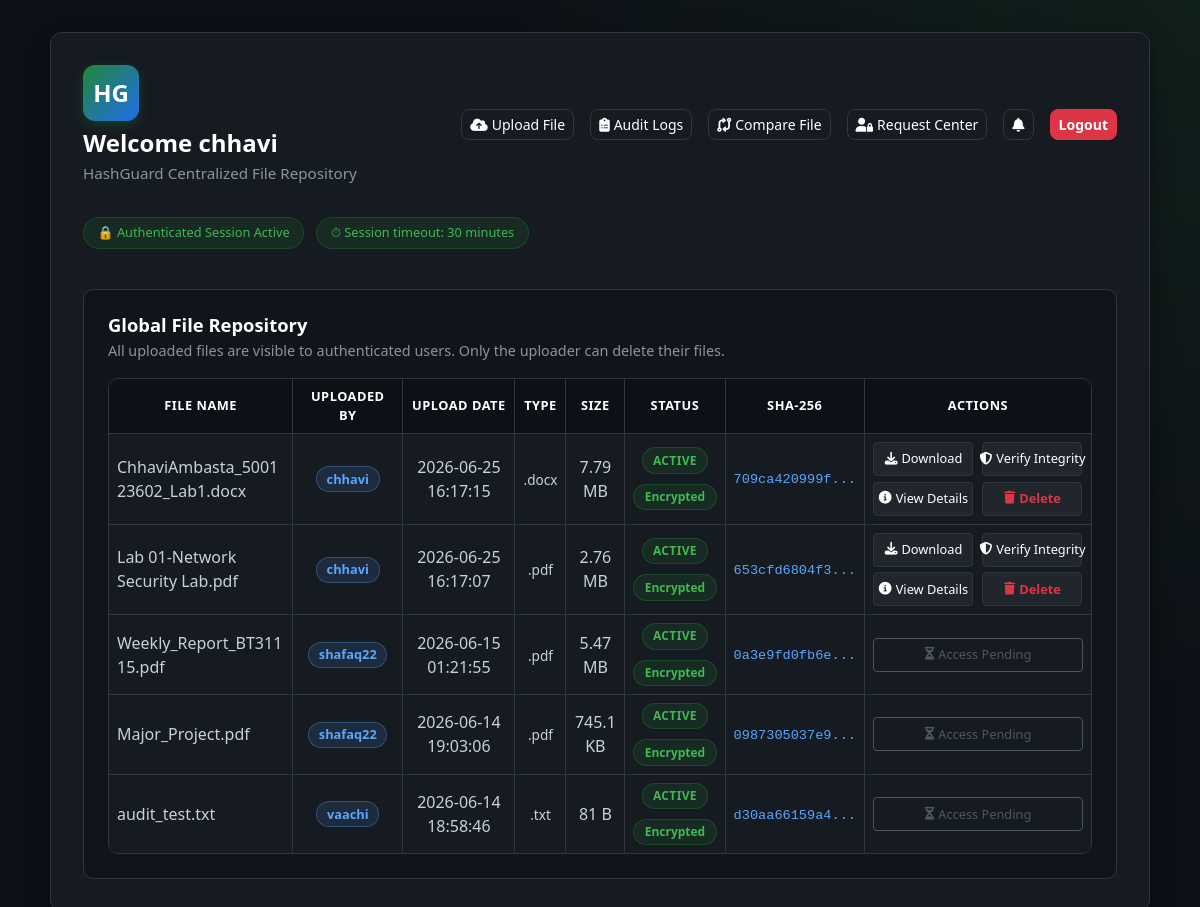
The app's page /dashboard (signed in) with its own data.
### tables this page shows
CREATE TABLE users (
    id INTEGER PRIMARY KEY AUTOINCREMENT,
    username TEXT NOT NULL UNIQUE,
    email TEXT NOT NULL UNIQUE,
    password_hash TEXT NOT NULL,
    created_at TIMESTAMP DEFAULT CURRENT_TIMESTAMP
, security_question TEXT NOT NULL DEFAULT 'q1', security_answer_hash TEXT NOT NULL DEFAULT '', email_verified INTEGER NOT NULL DEFAULT 0, last_login TIMESTAMP, account_status TEXT NOT NULL DEFAULT 'ACTIVE', failed_attempts INTEGER NOT NULL DEFAULT 0, locked_until TIMESTAMP);

CREATE TABLE files (
    id INTEGER PRIMARY KEY AUTOINCREMENT,
    owner_id INTEGER NOT NULL,
    original_filename TEXT NOT NULL,
    stored_filename TEXT NOT NULL,
    file_extension TEXT NOT NULL,
    file_size INTEGER NOT NULL,
    mime_type TEXT NOT NULL,
    sha256_hash TEXT NOT NULL,
    upload_time TIMESTAMP DEFAULT CURRENT_TIMESTAMP,
    last_verified TIMESTAMP,
    status TEXT NOT NULL DEFAULT 'ACTIVE',
    is_deleted INTEGER NOT NULL DEFAULT 0, content_hash TEXT,
    FOREIGN KEY (owner_id) REFERENCES users(id)
);

### app.py (the view)
@app.route("/dashboard")
@login_required
def dashboard():
    conn = get_db_connection()
    try:
        files = list_all_files(conn)
        enriched_files = []
        user_id = session["user_id"]
        for f in files:
            file_id = f["id"]
            file_dict = dict(f)
            permission = None
            if f["owner_id"] == user_id:
                permission = "OWNER"
            else:
                perm_row = conn.execute(
                    "SELECT permission_type FROM file_permissions WHERE file_id = ? AND user_id = ?",
                    (file_id, user_id)
                ).fetchone()
                if perm_row:
                    permission = perm_row["permission_type"]
            file_dict["user_permission"] = permission
            pending_req = conn.execute(
                "SELECT id FROM access_requests WHERE file_id = ? AND requester_id = ? AND status = 'PENDING'",
                (file_id, user_id)
            ).fetchone()
            file_dict["has_pending_request"] = pending_req is not None
            enriched_files.append(file_dict)
    finally:
        conn.close()
    return render_template(
        "dashboard.html",
        username=session.get("username"),
        files=enriched_files,
        current_user_id=session["user_id"],
    )

### app.py (called while the page is built)
def get_db_connection():
    conn = sqlite3.connect(DATABASE_PATH)
    conn.row_factory = sqlite3.Row
    return conn

def utc_now():
    return datetime.utcnow()

def login_required(view_func):
    @wraps(view_func)
    def wrapped_view(*args, **kwargs):
        if "user_id" not in session:
            flash("Please log in to access the dashboard.", "warning")
            return redirect(url_for("login"))
        last_activity = session.get("last_activity")
        if last_activity and (utc_now().timestamp() - last_activity) > SESSION_TIMEOUT_SECONDS:
            session.clear()
            flash("Your session has expired due to inactivity. Please log in again.", "warning")
            return redirect(url_for("login"))
        session["last_activity"] = utc_now().timestamp()
        return view_func(*args, **kwargs)
    return wrapped_view

@app.context_processor
def inject_notifications():
    if "user_id" in session:
        conn = get_db_connection()
        try:
            notifications_list = conn.execute(
                """
                SELECT * FROM notifications
                WHERE user_id = ?
                ORDER BY created_at DESC
                LIMIT 8
                """,
                (session["user_id"],),
            ).fetchall()
            unread_count = conn.execute(
                "SELECT COUNT(*) FROM notifications WHERE user_id = ? AND is_read = 0",
                (session["user_id"],),
            ).fetchone()[0]
        finally:
            conn.close()
        return {
            "notifications": notifications_list,
            "unread_notifications_count": unread_count,
        }
    return {
        "notifications": [],
        "unread_notifications_count": 0,
    }

### file_service.py (called while the page is built)
def format_file_size(num_bytes):
    if num_bytes < 1024:
        return f"{num_bytes} B"
    if num_bytes < 1024 * 1024:
        return f"{num_bytes / 1024:.1f} KB"
    if num_bytes < 1024 * 1024 * 1024:
        return f"{num_bytes / (1024 * 1024):.2f} MB"
    return f"{num_bytes / (1024 * 1024 * 1024):.2f} GB"

def truncate_hash(sha256_hash, visible_chars=12):
    if not sha256_hash:
        return ""
    if len(sha256_hash) <= visible_chars:
        return sha256_hash
    return f"{sha256_hash[:visible_chars]}..."

### templates/dashboard.html (shortened to what this page needs)
<!DOCTYPE html>
<html lang="en">
<head>
    <link href="https://cdn.jsdelivr.net/npm/bootstrap@5.3.3/dist/css/bootstrap.min.css" rel="stylesheet">
    <link rel="stylesheet" href="https://cdnjs.cloudflare.com/ajax/libs/font-awesome/6.4.0/css/all.min.css">
    <link rel="stylesheet" href="{{ url_for('static', filename='css/style.css') }}">
</head>
<body>
    <div class="dashboard-wrapper">
        <div class="container dashboard-container">
            <div class="dashboard-card dashboard-card-wide mx-auto">
                <div class="dashboard-header">
                    <div>
                        <div class="brand-logo mb-2">HG</div>
                        <h1 class="welcome-text">Welcome {{ username }}</h1>
                        <p class="welcome-subtext">HashGuard Centralized File Repository</p>
                    </div>
                    <div class="dashboard-actions d-flex align-items-center">
                        <a href="{{ url_for('files.upload_page') }}" class="btn btn-outline-light btn-sm me-2">
                            <i class="fa-solid fa-cloud-arrow-up me-1"></i>Upload File
                        </a>
                        <a href="{{ url_for('audit_logs') }}" class="btn btn-outline-light btn-sm me-2">
                            <i class="fa-solid fa-clipboard-list me-1"></i>Audit Logs
                        </a>
                        <a href="{{ url_for('compare_file') }}" class="btn btn-outline-light btn-sm me-2">
                            <i class="fa-solid fa-code-compare me-1"></i>Compare File
                        </a>
                        <a href="{{ url_for('requests_page') }}" class="btn btn-outline-light btn-sm me-2">
                            <i class="fa-solid fa-user-lock me-1"></i>Request Center
                        </a>
                        <div class="dropdown me-2 d-inline-block">
                            <button class="btn btn-outline-light btn-sm position-relative dropdown-toggle hide-caret" type="button" id="notificationBell" data-bs-toggle="dropdown" aria-expanded="false">
                                <i class="fa-solid fa-bell"></i>
                            </button>
                        </div>
                        <a href="{{ url_for('logout') }}" class="btn btn-danger btn-sm">Logout</a>
                    </div>
                </div>
                <div class="dashboard-badges mb-4">
                    <span class="security-badge">&#128274; Authenticated Session Active</span>
                    <span class="security-badge ms-2">&#9201; Session timeout: 30 minutes</span>
                </div>
                <section class="dashboard-section mt-4">
                    <div class="section-header-row">
                        <div>
                            <h2 class="section-title mb-1">Global File Repository</h2>
                            <p class="section-description mb-0">All uploaded files are visible to authenticated users. Only the uploader can delete their files.</p>
                        </div>
                    </div>
                    {% if files %}
                        <div class="table-responsive files-table-wrapper mt-3">
                                <table class="table files-table align-middle">
                                    <thead>
                                        <tr>
                                            <th class="text-center">File Name</th>
                                            <th class="text-center">Uploaded By</th>
                                            <th class="text-center">Upload Date</th>
                                            <th class="text-center">Type</th>
                                            <th class="text-center">Size</th>
                                            <th class="text-center">Status</th>
                                            <th class="text-center">SHA-256</th>
                                            <th class="text-center">Actions</th>
                                        </tr>
                                    </thead>
                                <tbody>
                                    {% for file in files %}
                                        <tr>
                                            <td class="filename-cell text-start">{{ file.original_filename }}</td>
                                            <td class="text-center"><span class="owner-badge">{{ file.owner_username }}</span></td>
                                            <td class="text-center">{{ file.upload_time }}</td>
                                            <td class="text-center"><span class="type-badge">.{{ file.file_extension }}</span></td>
                                            <td class="text-center">{{ format_file_size(file.file_size) }}</td>
                                            <td class="text-center">
                                                <div class="status-column">
                                                    <span class="status-badge status-{{ file.status|lower }}">
                                                        {{ file.status }}
                                                    </span>
                                                    <span class="encryption-badge">
                                                        Encrypted
                                                    </span>
                                                </div>
                                            </td>
                                            <td class="text-center"><code class="hash-preview">{{ truncate_hash(file.sha256_hash) }}</code></td>
                                            <td class="text-center">
                                                <div class="repo-actions">
                                                    {% if file.user_permission %}
                                                        <a href="{{ url_for('files.download_file', file_id=file.id) }}" class="btn btn-action btn-action-download btn-sm"><i class="fa-solid fa-download me-1"></i>Download</a>
                                                        <form action="{{ url_for('files.verify_file', file_id=file.id) }}" method="POST" class="d-inline">
                                                            <button type="submit" class="btn btn-action btn-action-verify btn-sm"><i class="fa-solid fa-shield-halved me-1"></i>Verify Integrity</button>
                                                        </form>
                                                        <a href="{{ url_for('files.file_details', file_id=file.id) }}" class="btn btn-action btn-action-details btn-sm"><i class="fa-solid fa-circle-info me-1"></i>View Details</a>
                                                        {% if file.user_permission == 'OWNER' %}
                                                            <form action="{{ url_for('files.delete_file', file_id=file.id) }}" method="POST" class="d-inline" onsubmit="return confirm('Soft delete this file?');">
                                                                <button type="submit" class="btn btn-danger btn-sm"><i class="fa-solid fa-trash me-1"></i>Delete</button>
                                                            </form>
                                                        {% endif %}
                                                    {% else %}
                                                        {% if file.has_pending_request %}
                                                            <button class="btn btn-outline-secondary btn-sm access-pending-btn" disabled>
                                                                <i class="fa-solid fa-hourglass-half me-1"></i>Access Pending
                                                            </button>
                                                        {% else %}
                                                            <a href="{{ url_for('files.request_access', file_id=file.id) }}" class="btn btn-primary btn-sm access-pending-btn">
                                                                <i class="fa-solid fa-lock me-1"></i>Request Access
                                                            </a>
                                                        {% endif %}
                                                    {% endif %}
                                                </div>
                                            </td>
                                        </tr>
                                    {% endfor %}
                                </tbody>
                            </table>
                        </div>
                    {% else %}
                        <div class="empty-state mt-3">
                            <p class="mb-0">No files in the repository yet. Use the upload area above to add the first file.</p>
                        </div>
                    {% endif %}
                </section>
            </div>
        </div>
    </div>
</body>
</html>

### records on screen
users: username "chhavi"
files: original_filename "ChhaviAmbasta_500123602_Lab1.docx", owner_username "chhavi", upload_time "2026-06-25 16:17:15", file_extension "docx", file_size "7.79 MB", status "ACTIVE", sha256_hash "709ca420999f..."
files: original_filename "Lab 01-Network Security Lab.pdf", owner_username "chhavi", upload_time "2026-06-25 16:17:07", file_extension "pdf", file_size "2.76 MB", status "ACTIVE", sha256_hash "653cfd6804f3..."
files: original_filename "Weekly_Report_BT31115.pdf", owner_username "shafaq22", upload_time "2026-06-15 01:21:55", file_extension "pdf", file_size "5.47 MB", status "ACTIVE", sha256_hash "0a3e9fd0fb6e...", shows "Access Pending"
files: original_filename "Major_Project.pdf", owner_username "shafaq22", upload_time "2026-06-14 19:03:06", file_extension "pdf", file_size "745.1 KB", status "ACTIVE", sha256_hash "0987305037e9...", shows "Access Pending"
files: original_filename "audit_test.txt", owner_username "vaachi", upload_time "2026-06-14 18:58:46", file_extension "txt", file_size "81 B", status "ACTIVE", sha256_hash "d30aa66159a4...", shows "Access Pending"
